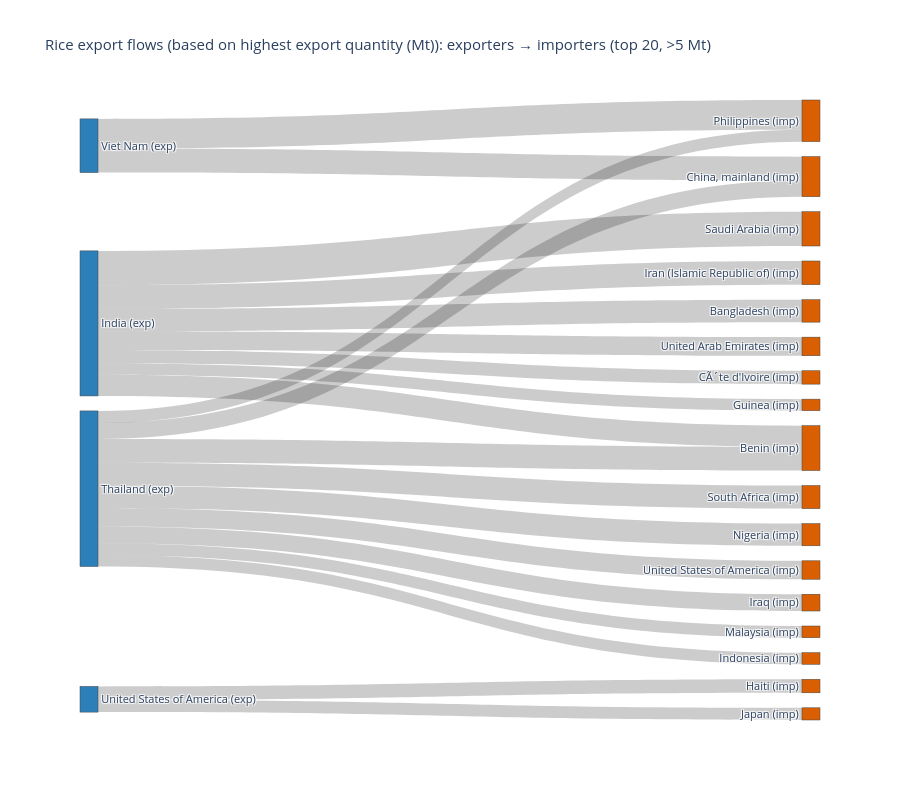

This figure's notebook cell:
### Code cell
# --- filter to the flows worth showing ---
# keep meaningful flows only, then top N, or you'll get spaghetti
top = flows[flows['export_qty_t'] > 5.0].nlargest(20, 'export_qty_t').copy()   # >0.1 Mt, top 20

# --- build node list (reporters + partners as distinct nodes) ---
# suffix so a country that's both a reporter and a partner doesn't collapse into one node
reporters = top['Reporter Countries'].unique().tolist()
partners  = top['Partner Countries'].unique().tolist()
r_nodes = [f"{r} (exp)" for r in reporters]
p_nodes = [f"{p} (imp)" for p in partners]
labels  = r_nodes + p_nodes
idx = {name: i for i, name in enumerate(labels)}

# --- edges ---
source = [idx[f"{r} (exp)"] for r in top['Reporter Countries']]
target = [idx[f"{p} (imp)"] for p in top['Partner Countries']]
value  = top['export_qty_t'].tolist()

fig = go.Figure(go.Sankey(
    node=dict(label=labels, pad=15, thickness=18,
              color=['#2C7FB8']*len(r_nodes) + ['#D95F02']*len(p_nodes)),
    link=dict(source=source, target=target, value=value,
              hovertemplate='%{source.label} → %{target.label}<br>%{value:.2f} Mt<extra></extra>')
))
fig.update_layout(title_text="Rice export flows (based on highest export quantity (Mt)): exporters → importers (top 20, >5 Mt)",
                  font_size=11, height=800)
try:
    fig.write_image(f'{OUTPUT_DIR}/rice_export_flows_sankey.png', scale=2)
except Exception as e:
    print(f"PNG save skipped ({e}). Run: !pip install -U kaleido")
fig.show()

### Figure 1 — Plotly figure (JSON) as saved in the notebook; plotly's stock layout.template omitted (floating-point values rounded to 4 significant figures)
{"data": [{"link": {"hovertemplate": "%{source.label} → %{target.label}<br>%{value:.2f} Mt<extra></extra>", "source": [0, 1, 1, 2, 0, 2, 0, 2, 0, 0, 2, 2, 2, 3, 0, 3, 2, 2, 2, 0], "target": [4, 5, 6, 7, 8, 9, 10, 11, 7, 12, 13, 14, 6, 15, 16, 17, 5, 18, 19, 20], "value": [21660000.0, 18790000.0, 15130000.0, 15020000.0, 14970000.0, 14590000.0, 14190000.0, 14010000.0, 13320000.0, 11750000.0, 11650000.0, 10590000.0, 10180000.0, 8534000.0, 8456000.0, 7705000.0, 7512000.0, 7386000.0, 7326000.0, 7288000.0]}, "node": {"color": ["#2C7FB8", "#2C7FB8", "#2C7FB8", "#2C7FB8", "#D95F02", "#D95F02", "#D95F02", "#D95F02", "#D95F02", "#D95F02", "#D95F02", "#D95F02", "#D95F02", "#D95F02", "#D95F02", "#D95F02", "#D95F02", "#D95F02", "#D95F02", "#D95F02", "#D95F02"], "label": ["India (exp)", "Viet Nam (exp)", "Thailand (exp)", "United States of America (exp)", "Saudi Arabia (imp)", "Philippines (imp)", "China, mainland (imp)", "Benin (imp)", "Iran (Islamic Republic of) (imp)", "South Africa (imp)", "Bangladesh (imp)", "Nigeria (imp)", "United Arab Emirates (imp)", "United States of America (imp)", "Iraq (imp)", "Haiti (imp)", "CÃ´te d'Ivoire (imp)", "Japan (imp)", "Malaysia (imp)", "Indonesia (imp)", "Guinea (imp)"], "pad": 15, "thickness": 18}, "type": "sankey"}], "layout": {"font": {"size": 11}, "height": 800, "title": {"text": "Rice export flows (based on highest export quantity (Mt)): exporters → importers (top 20, >5 Mt)"}}}
